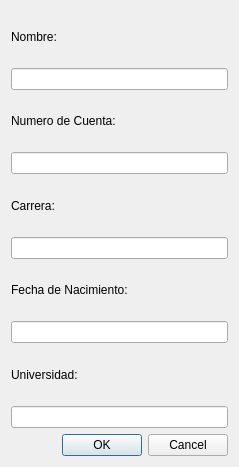
<?xml version="1.0" encoding="UTF-8"?>
<ui version="4.0">
 <class>Dialog</class>
 <widget class="QDialog" name="Dialog">
  <property name="geometry">
   <rect>
    <x>0</x>
    <y>0</y>
    <width>239</width>
    <height>467</height>
   </rect>
  </property>
  <property name="windowTitle">
   <string>Dialog</string>
  </property>
  <layout class="QVBoxLayout" name="verticalLayout">
   <item>
    <widget class="QLabel" name="label">
     <property name="text">
      <string>Nombre: </string>
     </property>
    </widget>
   </item>
   <item>
    <widget class="QLineEdit" name="lineEdit"/>
   </item>
   <item>
    <widget class="QLabel" name="label_2">
     <property name="text">
      <string>Numero de Cuenta:</string>
     </property>
    </widget>
   </item>
   <item>
    <widget class="QLineEdit" name="lineEdit_2"/>
   </item>
   <item>
    <widget class="QLabel" name="label_3">
     <property name="text">
      <string>Carrera:</string>
     </property>
    </widget>
   </item>
   <item>
    <widget class="QLineEdit" name="lineEdit_3"/>
   </item>
   <item>
    <widget class="QLabel" name="label_4">
     <property name="text">
      <string>Fecha de Nacimiento:</string>
     </property>
    </widget>
   </item>
   <item>
    <widget class="QLineEdit" name="lineEdit_4"/>
   </item>
   <item>
    <widget class="QLabel" name="label_5">
     <property name="text">
      <string>Universidad:</string>
     </property>
    </widget>
   </item>
   <item>
    <widget class="QLineEdit" name="lineEdit_5"/>
   </item>
   <item>
    <widget class="QDialogButtonBox" name="buttonBox">
     <property name="orientation">
      <enum>Qt::Horizontal</enum>
     </property>
     <property name="standardButtons">
      <set>QDialogButtonBox::Cancel|QDialogButtonBox::Ok</set>
     </property>
    </widget>
   </item>
  </layout>
 </widget>
 <resources/>
 <connections>
  <connection>
   <sender>buttonBox</sender>
   <signal>accepted()</signal>
   <receiver>Dialog</receiver>
   <slot>accept()</slot>
   <hints>
    <hint type="sourcelabel">
     <x>248</x>
     <y>254</y>
    </hint>
    <hint type="destinationlabel">
     <x>157</x>
     <y>274</y>
    </hint>
   </hints>
  </connection>
  <connection>
   <sender>buttonBox</sender>
   <signal>rejected()</signal>
   <receiver>Dialog</receiver>
   <slot>reject()</slot>
   <hints>
    <hint type="sourcelabel">
     <x>316</x>
     <y>260</y>
    </hint>
    <hint type="destinationlabel">
     <x>286</x>
     <y>274</y>
    </hint>
   </hints>
  </connection>
 </connections>
</ui>
